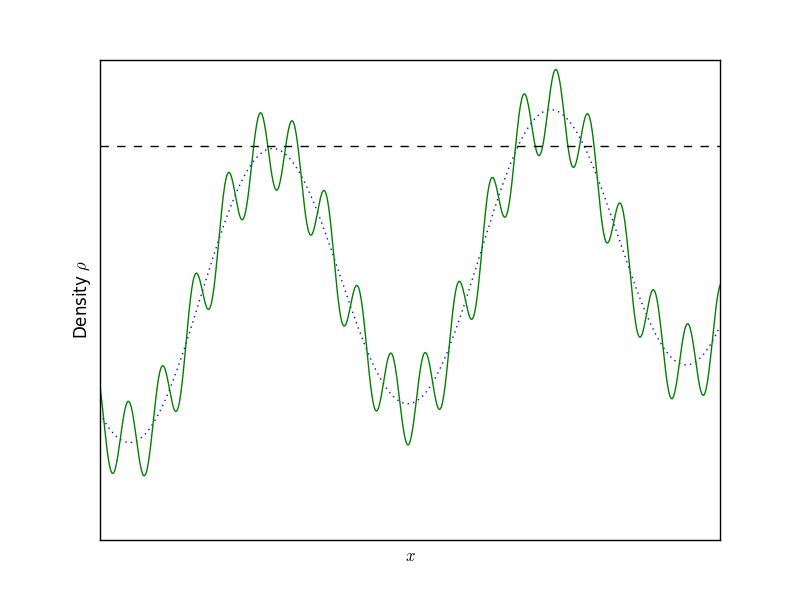

Here is the Python script that generated this plot:
import numpy as np
import matplotlib.pyplot as plt

x = np.linspace(4,18,1000)
y = np.ones(1000)
y = y*1.375
plt.plot(x,np.sin(x)+0.045*x,linestyle = ':')
plt.plot(x,np.sin(x)+0.045*x+0.3*np.sin(8.45983*x))
plt.plot(x,y,linestyle = '--',color = 'black')
plt.ylabel('Density $\\rho$')
plt.xlabel('$x$')
plt.xticks([])
plt.yticks([])
plt.savefig('bottomup.png')
